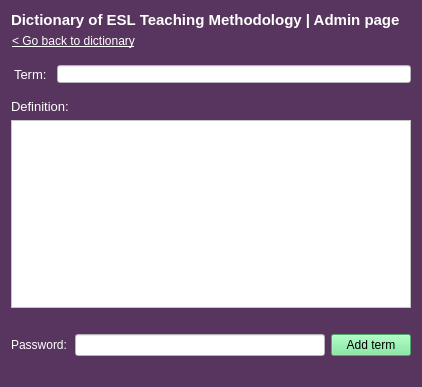
<?xml version="1.0" encoding="UTF-8"?>
<ui version="4.0">
 <class>admin</class>
 <widget class="QDialog" name="admin">
  <property name="geometry">
   <rect>
    <x>0</x>
    <y>0</y>
    <width>422</width>
    <height>387</height>
   </rect>
  </property>
  <property name="windowTitle">
   <string>Dialog</string>
  </property>
  <property name="styleSheet">
   <string notr="true">background-color: #58355e;</string>
  </property>
  <layout class="QGridLayout" name="gridLayout">
   <item row="5" column="0" colspan="4">
    <widget class="QPlainTextEdit" name="definition_input">
     <property name="styleSheet">
      <string notr="true">background-color: white;
margin-bottom: 20px;</string>
     </property>
    </widget>
   </item>
   <item row="6" column="0" colspan="2">
    <widget class="QLabel" name="password_field_title">
     <property name="styleSheet">
      <string notr="true">color: white;</string>
     </property>
     <property name="text">
      <string>Password:</string>
     </property>
    </widget>
   </item>
   <item row="3" column="0">
    <widget class="QLabel" name="term_field_title">
     <property name="font">
      <font>
       <pointsize>10</pointsize>
      </font>
     </property>
     <property name="styleSheet">
      <string notr="true">color: white;
margin-bottom: 10px;</string>
     </property>
     <property name="text">
      <string>Term:</string>
     </property>
    </widget>
   </item>
   <item row="0" column="0" colspan="4">
    <widget class="QLabel" name="app_title">
     <property name="sizePolicy">
      <sizepolicy hsizetype="Expanding" vsizetype="Fixed">
       <horstretch>0</horstretch>
       <verstretch>0</verstretch>
      </sizepolicy>
     </property>
     <property name="font">
      <font>
       <pointsize>11</pointsize>
       <weight>75</weight>
       <bold>true</bold>
      </font>
     </property>
     <property name="styleSheet">
      <string notr="true">color: white;</string>
     </property>
     <property name="text">
      <string>Dictionary of ESL Teaching Methodology | Admin page</string>
     </property>
    </widget>
   </item>
   <item row="4" column="0" colspan="2">
    <widget class="QLabel" name="definition_field_title">
     <property name="font">
      <font>
       <pointsize>10</pointsize>
      </font>
     </property>
     <property name="styleSheet">
      <string notr="true">color: white;</string>
     </property>
     <property name="text">
      <string>Definition:</string>
     </property>
    </widget>
   </item>
   <item row="6" column="2">
    <widget class="QLineEdit" name="password_input">
     <property name="styleSheet">
      <string notr="true">background-color: white;</string>
     </property>
     <property name="echoMode">
      <enum>QLineEdit::Password</enum>
     </property>
    </widget>
   </item>
   <item row="3" column="1" colspan="3">
    <widget class="QLineEdit" name="term_input">
     <property name="styleSheet">
      <string notr="true">background-color: white;
margin-bottom: 10px;</string>
     </property>
     <property name="text">
      <string/>
     </property>
    </widget>
   </item>
   <item row="1" column="0" colspan="4">
    <widget class="QPushButton" name="open_dictionary_btn">
     <property name="sizePolicy">
      <sizepolicy hsizetype="Maximum" vsizetype="Fixed">
       <horstretch>0</horstretch>
       <verstretch>0</verstretch>
      </sizepolicy>
     </property>
     <property name="styleSheet">
      <string notr="true">text-align: left;
color: white;
text-decoration: underline;
margin-top: -2px;
margin-bottom: 10px;</string>
     </property>
     <property name="text">
      <string>&lt; Go back to dictionary</string>
     </property>
     <property name="flat">
      <bool>true</bool>
     </property>
    </widget>
   </item>
   <item row="6" column="3">
    <widget class="QPushButton" name="add_btn">
     <property name="styleSheet">
      <string notr="true">background-color: #70E892;</string>
     </property>
     <property name="text">
      <string>Add term</string>
     </property>
    </widget>
   </item>
   <item row="7" column="0" colspan="4">
    <widget class="QLabel" name="status_label">
     <property name="sizePolicy">
      <sizepolicy hsizetype="Expanding" vsizetype="Preferred">
       <horstretch>0</horstretch>
       <verstretch>0</verstretch>
      </sizepolicy>
     </property>
     <property name="font">
      <font>
       <weight>75</weight>
       <italic>false</italic>
       <bold>true</bold>
      </font>
     </property>
     <property name="styleSheet">
      <string notr="true">color: #70E892;
color: red;</string>
     </property>
     <property name="text">
      <string/>
     </property>
     <property name="alignment">
      <set>Qt::AlignRight|Qt::AlignTrailing|Qt::AlignVCenter</set>
     </property>
    </widget>
   </item>
  </layout>
 </widget>
 <resources/>
 <connections/>
</ui>
